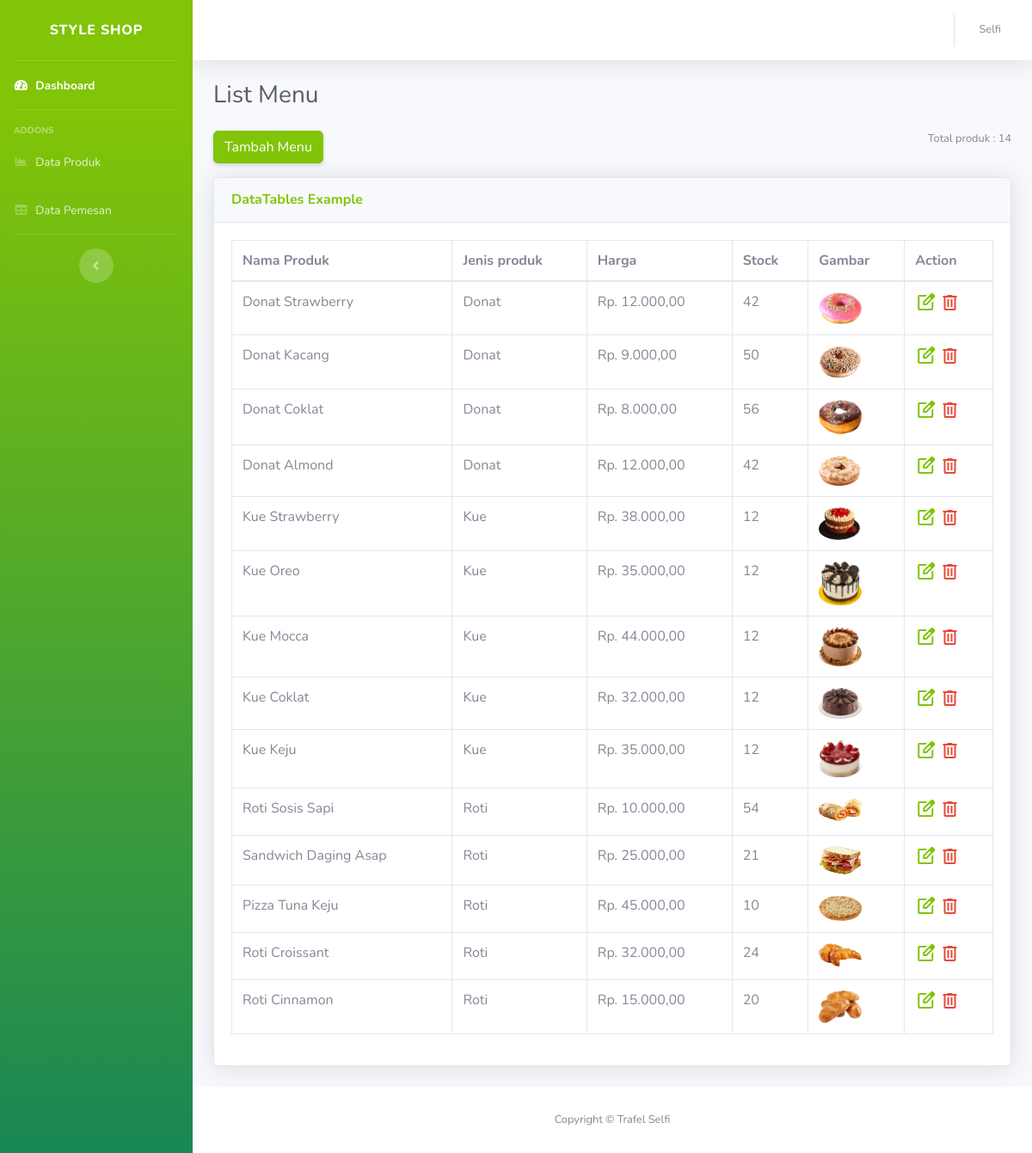
/admin/data-produk.php (signed in), run on the app's committed database.
### tables this page shows
CREATE TABLE `users` (
  `id_user` int(11) NOT NULL,
  `username` varchar(64) NOT NULL,
  `password` varchar(255) NOT NULL,
  `nama_lengkap` varchar(64) NOT NULL,
  `jenis_kelamin` varchar(64) NOT NULL,
  `tanggal_lahir` date NOT NULL,
  `alamat` varchar(64) NOT NULL,
  `no_tlp` char(12) NOT NULL,
  `role` varchar(64) NOT NULL
);

CREATE TABLE `produk` (
  `id_produk` int(11) NOT NULL,
  `nama_produk` varchar(64) NOT NULL,
  `deskripsi_produk` text NOT NULL,
  `jenis_produk` varchar(64) NOT NULL,
  `stok` int(50) NOT NULL,
  `harga` int(50) NOT NULL,
  `gambar` varchar(64) NOT NULL,
  `best` tinyint(1) NOT NULL DEFAULT 0
);

### admin/App/function.php (called while the page is built, shortened)
<?php
$dbHost = "localhost";
$dbUser = "root";
$dbPass = "";
$dbName = "db_kuliner";
$conn = mysqli_connect($dbHost, $dbUser, $dbPass, $dbName);
function query($query)
{
    global $conn;
    $result = mysqli_query($conn, $query);
    $rows = [];
    while ($row = mysqli_fetch_assoc($result)) {
        $rows[] = $row;
    }
    return $rows;
}

### admin/data-produk.php (the view, shortened to what this page needs)
<?php
require("App/function.php");
$query = query("SELECT * FROM produk ORDER BY id_produk DESC");
?>
<link href="asset/vendor/fontawesome-free/css/all.min.css" rel="stylesheet" type="text/css">
<link href="asset/css/sb-admin-2.min.css" rel="stylesheet">
<?php include("templates/header.php"); ?>
<div id="wrapper">
    <?php include "templates/sidebar.php" ?>
    <div id="content-wrapper" class="d-flex flex-column">
        <div id="content">
            <?php include "templates/navbar.php" ?>
            <div class="container-fluid">
                <div class="d-sm-flex align-items-center justify-content-between mb-4">
                    <h1 class="h3 mb-0 text-gray-800">List Menu</h1>
                </div>
                <div class="row">
                    <div class="col d-flex justify-content-between">
                        <a href="tambah-produk.php" class="btn btn-primary shadow-sm">Tambah Menu</a>
                        <?php
                        $sql = ("SELECT * FROM produk");
                        $result = mysqli_query($conn, $sql);
                        $count = mysqli_num_rows($result);
                        ?>
                        <small>Total produk : <?= $count ?> </small>
                    </div>
                </div>
                <div class="card shadow mb-4  mt-3">
                    <div class="card-header py-3">
                        <h6 class="m-0 font-weight-bold text-primary">DataTables Example</h6>
                    </div>
                    <div class="card-body">
                        <div class="table-responsive">
                            <table class="table table-bordered" id="dataTable" width="100%" cellspacing="0">
                                <thead>
                                    <tr>
                                        <th>Nama Produk</th>
                                        <th>Jenis produk</th>
                                        <th>Harga</th>
                                        <th>Stock</th>
                                        <th>Gambar</th>
                                        <th>Action</th>
                                    </tr>
                                </thead>
                                <tbody>
                                    <?php foreach ($query as $produk) : ?>
                                        <tr>
                                            <td><?= $produk['nama_produk']; ?></td>
                                            <td><?= $produk['jenis_produk']; ?></td>
                                            <td>Rp. <?= number_format($produk['harga'], 2, ",", "."); ?></td>
                                            <td><?= $produk['stok']; ?></td>
                                            <td><img src="asset/img/produk/<?= $produk['gambar']; ?>" style="width: 50px;" alt=""></td>
                                            <td><a href="update-produk.php?id_produk=<?= $produk['id_produk']; ?>"><span class="material-symbols-outlined ">
                                                    </span></a>
                                                <a href="App/hapus-produk.php?id_produk=<?= $produk['id_produk']; ?>">
                                                    <span class="material-symbols-outlined text-danger">
                                                    </span>
                                                </a>
                                            </td>
                                        </tr>
                                    <?php endforeach; ?>
                                </tbody>
                            </table>
                        </div>
                    </div>
                </div>
            </div>
        </div>
        <?php include "templates/footer.php" ?>

### admin/templates/navbar.php (shortened to what this page needs)
<nav class="navbar navbar-expand navbar-light bg-white topbar mb-4 static-top shadow">
    <ul class="navbar-nav ml-auto">
        <li class="nav-item dropdown no-arrow">
            <a class="nav-link dropdown-toggle" href="#" id="userDropdown" role="button" data-toggle="dropdown"
                aria-haspopup="true" aria-expanded="false">
                <?php foreach ($rows as $userLengkap): ?>
                    <span class="mr-2 d-none d-lg-inline text-gray-600 small">Selfi</span>
                <?php endforeach; ?>
            </a>
        </li>
    </ul>
</nav>

### data on the page
produk: nama_produk "Donat Strawberry", jenis_produk "Donat", harga "12.000,00", stok "42", gambar (picture)
produk: nama_produk "Donat Kacang", jenis_produk "Donat", harga "9.000,00", stok "50", gambar (picture)
produk: nama_produk "Donat Coklat", jenis_produk "Donat", harga "8.000,00", stok "56", gambar (picture)
produk: nama_produk "Donat Almond", jenis_produk "Donat", harga "12.000,00", stok "42", gambar (picture)
produk: nama_produk "Kue Strawberry", jenis_produk "Kue", harga "38.000,00", stok "12", gambar (picture)
produk: nama_produk "Kue Oreo", jenis_produk "Kue", harga "35.000,00", stok "12", gambar (picture)
produk: nama_produk "Kue Mocca", jenis_produk "Kue", harga "44.000,00", stok "12", gambar (picture)
produk: nama_produk "Kue Coklat", jenis_produk "Kue", harga "32.000,00", stok "12", gambar (picture)
produk: nama_produk "Kue Keju", jenis_produk "Kue", harga "35.000,00", stok "12", gambar (picture)
produk: nama_produk "Roti Sosis Sapi", jenis_produk "Roti", harga "10.000,00", stok "54", gambar (picture)
produk: nama_produk "Sandwich Daging Asap", jenis_produk "Roti", harga "25.000,00", stok "21", gambar (picture)
produk: nama_produk "Pizza Tuna Keju", jenis_produk "Roti", harga "45.000,00", stok "10", gambar (picture)
produk: nama_produk "Roti Croissant", jenis_produk "Roti", harga "32.000,00", stok "24", gambar (picture)
produk: nama_produk "Roti Cinnamon", jenis_produk "Roti", harga "15.000,00", stok "20", gambar (picture)

### other printed values
$count "14"
